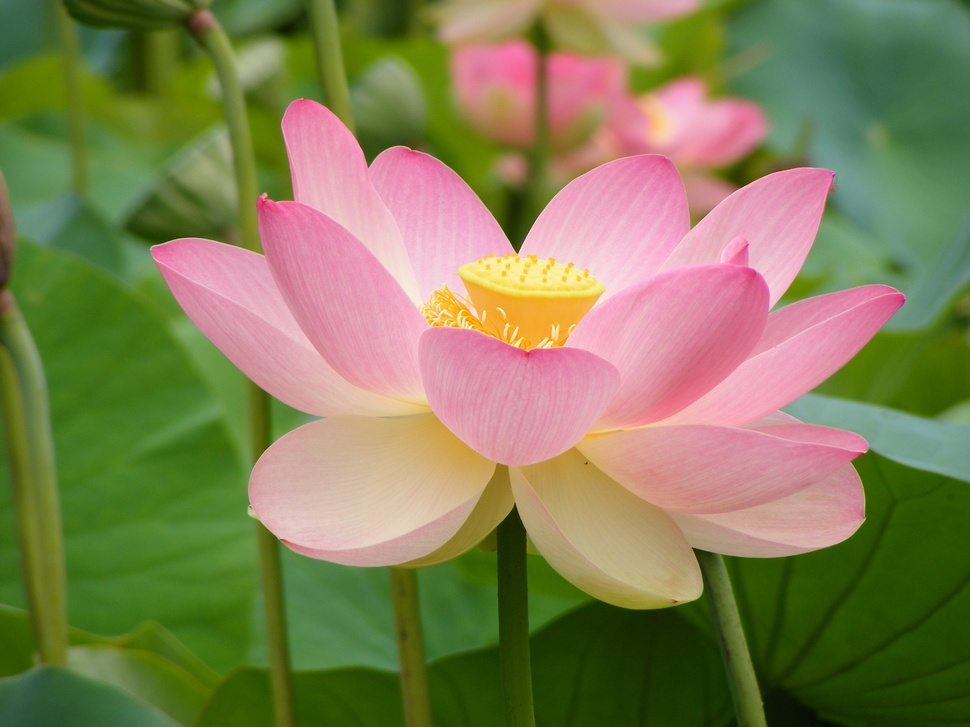
#> input picture flor.jpg, 970 x 727 px, shrunk from 3072 x 2304 before the run
$ python contenido_archivos_2.py
#> lines starting #> are read from the running program, lines starting #| are printed output that depends on the picture
import csv

with open('datos.csv', mode='w') as archivo:
    escritor = csv.writer(archivo)
    escritor.writerow(['nombre', 'edad', 'ciudad'])
    escritor.writerow(['Alice', '30', 'Nueva York'])
    escritor.writerow(['Juan', '34', 'Quito'])

with open('datos.csv', mode='r') as archivo:
    lector = csv.reader(archivo)
    for fila in lector:
        print(fila)

import json

with open('data.json', 'w') as archivo:
    json.dump({'nombre': 'Alice', 'edad': 30}, archivo)

with open('data.json', 'r') as archivo:
    datos = json.load(archivo)
    print(datos)

from PIL import Image

imagen = Image.open('flor.jpg')
#> imagen is the input picture: PIL image 970x727 RGB; mean R, G, B 130, 127.1, 84.4
imagen.show()
imagen_gris = imagen.convert('L')
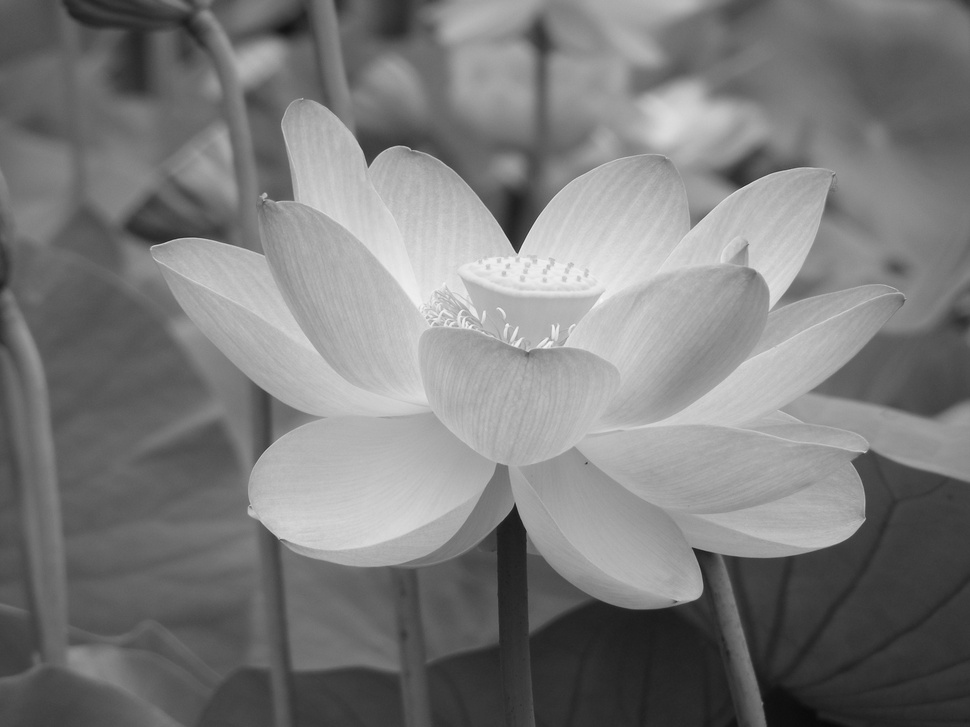
#> imagen_gris: PIL image 970x727 L; min 9, max 249, mean 123.1
imagen_gris.save('flor_gris.jpg')
imagen_gris.show()
